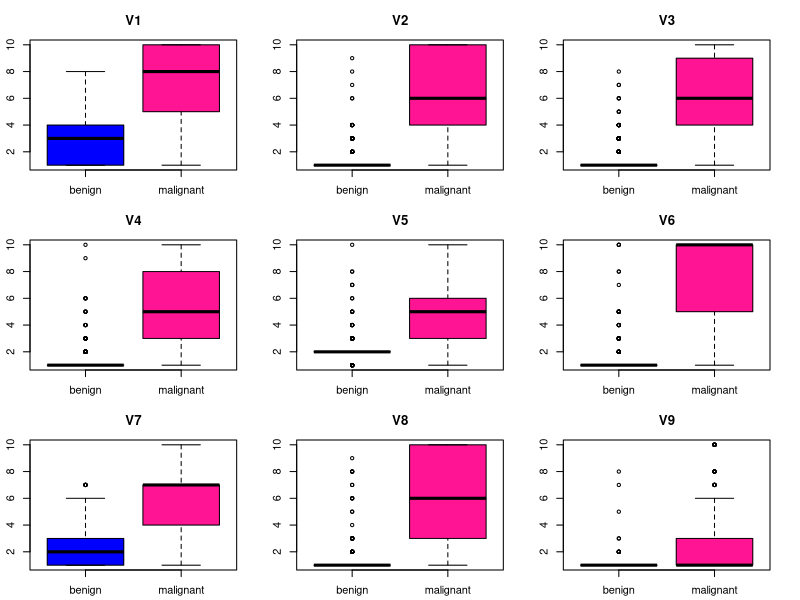

Generate this figure with R:
####### Classification #######
####### Biopsy Data #######

# KNN
library(MASS)
data(biopsy)
str(biopsy)

par(mfrow=c(3,3))
for(i in 2:10){
main<-paste("",colnames(biopsy)[i],"")
par(mai=c(0.3,0.3,0.4,0.3))
boxplot(biopsy[,i]~biopsy[,11],ylab="",main=main,col=c("blue","deeppink1"),
	xlab="")
}

## data prep
biopsyNM<-na.omit(biopsy) #remove rows with missing data
x <- scale(biopsyNM[,2:10]) # scale data
apply(x,2,sd)
class(biopsy)
class(x)
y <- biopsyNM$class
table(y)

set.seed(0)
test <- sample(1:nrow(x),400)
library(class)
K1 <- knn(train=x[-test,], test=x[test,], cl=y[-test], k=1)
K10 <- knn(train=x[-test,], test=x[test,], cl=y[-test], k=10)
K50 <- knn(train=x[-test,], test=x[test,], cl=y[-test], k=50)
K100 <- knn(train=x[-test,], test=x[test,], cl=y[-test], k=100)

res<-data.frame(y[test],K1,K10,K50,K100)
res[1:10,]
( apply(res[,-1], 2, function(c) mean(c==res[,1])) )

## confusion matrix for K=10
table(pred=K10,actual=y[test])
